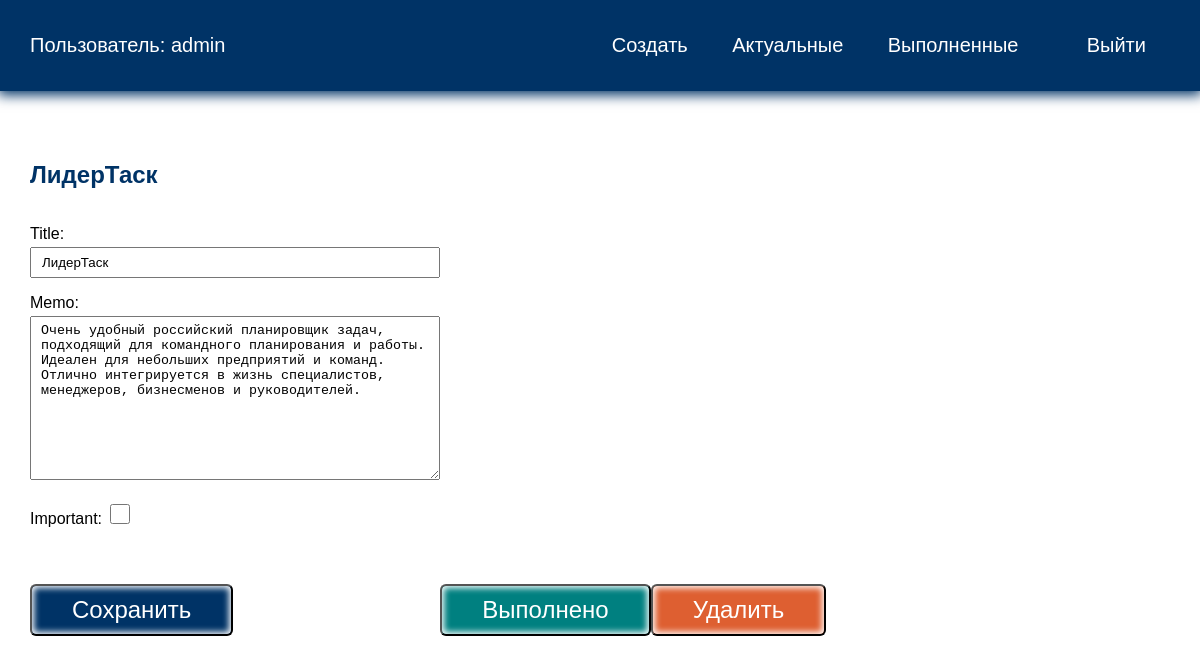
The app's page /todo/3/ (signed in) with its own data.
### todo/models.py (models this page shows, shortened)
class Todo(models.Model):
    title = models.CharField(max_length=100)
    memo = models.TextField(blank=True)
    created = models.DateTimeField(auto_now_add=True)
    date_completed = models.DateTimeField(blank=True, null=True)
    important = models.BooleanField(default=False)
    user = models.ForeignKey(User, on_delete=models.CASCADE)

### todo/views.py (the view, shortened to what this page needs)
# urls.py: path('todo/<int:todo_pk>/', views.viewtodo, name='viewtodo'),
@login_required
def viewtodo(request, todo_pk):
    todo = get_object_or_404(Todo, pk=todo_pk)
    if request.method == "GET":
        form = TodoForm(instance=todo)
        return render(request, 'todo/viewtodo.html', {"todo": todo, 'form': form})

### todo/forms.py
class TodoForm(ModelForm):
    class Meta:
        model = Todo
        fields = ['title', 'memo', 'important']

### todo/templates/todo/viewtodo.html (shortened to what this page needs)
{% extends 'todo/base.html' %}
{% block content %}
<h2>{{ todo.title }}</h2>
<div class="but">
    <form method="post">
        {{ form.as_p }}
        <button class="btn">Сохранить</button>
    </form>
    <form action="{% url 'completetodo' todo.id %}" method="post">
        <button class="btn good">Выполнено</button>
    </form>
    <form action="{% url 'deletetodo' todo.id %}" method="post">
        <button class="btn remove">Удалить</button>
    </form>
</div>
{% endblock %}

### todo/templates/todo/base.html (shortened to what this page needs)
<!DOCTYPE html>
{% load static %}
<html lang="en">
<head>
    <link rel="stylesheet" href="{% static 'css/style.css' %}">
</head>
<body>
<div class="menu">
    <div class="wrap">
        <ul>
            {% if user.is_authenticated %}
            <li class="logo">Пользователь: {{ user.username }}</li>
            <li><a href="{% url 'createtodo' %}">Создать</a></li>
            <li><a href="{% url 'currenttodos' %}">Актуальные</a></li>
            <li><a href="{% url 'completedtodos' %}">Выполненные</a></li>
            <li>
                <form action="{% url 'logoutuser' %}" method="post">
                    <button class="top">Выйти</button>
                </form>
            </li>
            {% else %}
            <li class="logo"><a href="{% url 'home' %}">UpService</a></li>
            <li><a href="{% url 'signupuser' %}">Зарегистрироваться</a></li>
            <li><a href="{% url 'loginuser' %}">Войти</a></li>
            {% endif %}
        </ul>
    </div>
</div>
<div class="content">
    <div class="wrap">
        {% block content %}
        {% endblock %}
    </div>
</div>
</body>
</html>

### todo/static/css/style.css (style rules this page uses)
body { padding: 0; margin: 0; font-family: Arial, Helvetica, sans-serif; }
.wrap { max-width: 1200px; margin: 0 auto; padding: 10px 30px; box-sizing: border-box; }
.menu { background: #003366; box-shadow: 0 2px 12px 2px #003366; }
ul { list-style: none; padding: 0; }
.menu ul { display: flex; justify-content: space-between; align-items: center; font-size: 20px; }
.menu .logo { color: #FFF; margin-right: 30%; }
a { text-decoration: none; }
.menu a { color: #FFF; }
.content .wrap { margin-top: 40px; }
h1, h2 { color: #003366; }
.btn { background: #003366; color: #FFF; }
button { border-radius: 6px; padding: 10px 40px; box-shadow: inset 0 0 6px 2px #FFF; margin-top: 40px; font-size: 24px; cursor: pointer; }
input, textarea { width: 100%; padding: 6px 10px; box-sizing: border-box; margin-top: 4px; }
.top { padding: 4px 24px; margin-top: 0; background: transparent; border: 0; color: #FFF; box-shadow: inset 0 0 0 0 transparent; font-size: 20px; }
.but { display: flex; align-items: flex-end; }
.good { background: teal; }
.remove { background: rgb(222, 95, 49); }
#id_important { width: 20px; height: 20px; }

### records on screen
Todo: title "ЛидерТаск", memo "Очень удобный российский планировщик задач, подходящий для командного планирования и работы. Идеален для небольших предприятий и команд. Отлично интегрируется в жизнь специалистов, менеджеров, бизнесменов и руководителей."

### other values on screen
{{ user.username }} "admin"
